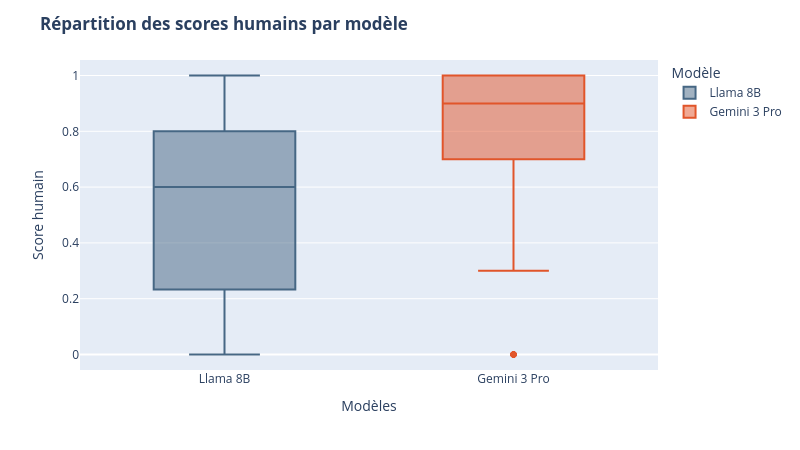

The notebook cell saved with this chart:
### Code cell
fig = px.box(
    df_compare,
    x="Modèle",
    y="score_humain",
    color="Modèle",
    color_discrete_map={
        "Llama 8B": "#466784",
        "Gemini 3 Pro": "#e1552a"
    }
)
fig.update_layout(
    title="<b>Répartition des scores humains par modèle</b>",
    xaxis_title="Modèles",
    yaxis_title="Score humain",
    width=800,
    height=450
)
fig.show()

### Figure 1 — Plotly figure (JSON) as saved in the notebook; plotly's stock layout.template omitted (floating-point values rounded to 4 significant figures; data arrays with more than 128 entries replaced by an {"elided": "..."} marker saying what was removed)
{"data": [{"alignmentgroup": "True", "hovertemplate": "Modèle=%{x}<br>score_humain=%{y}<extra></extra>", "legendgroup": "Llama 8B", "marker": {"color": "#466784"}, "name": "Llama 8B", "notched": false, "offsetgroup": "Llama 8B", "orientation": "v", "showlegend": true, "type": "box", "x": {"elided": "200 str values"}, "x0": " ", "xaxis": "x", "y": {"elided": "200 float values"}, "y0": " ", "yaxis": "y"}, {"alignmentgroup": "True", "hovertemplate": "Modèle=%{x}<br>score_humain=%{y}<extra></extra>", "legendgroup": "Gemini 3 Pro", "marker": {"color": "#e1552a"}, "name": "Gemini 3 Pro", "notched": false, "offsetgroup": "Gemini 3 Pro", "orientation": "v", "showlegend": true, "type": "box", "x": {"elided": "200 str values"}, "x0": " ", "xaxis": "x", "y": {"elided": "200 float values"}, "y0": " ", "yaxis": "y"}], "layout": {"boxmode": "overlay", "height": 450, "legend": {"title": {"text": "Modèle"}, "tracegroupgap": 0}, "margin": {"t": 60}, "title": {"text": "<b>Répartition des scores humains par modèle</b>"}, "width": 800, "xaxis": {"anchor": "y", "categoryarray": ["Llama 8B", "Gemini 3 Pro"], "categoryorder": "array", "domain": [0, 1], "title": {"text": "Modèles"}}, "yaxis": {"anchor": "x", "domain": [0, 1], "title": {"text": "Score humain"}}}}
